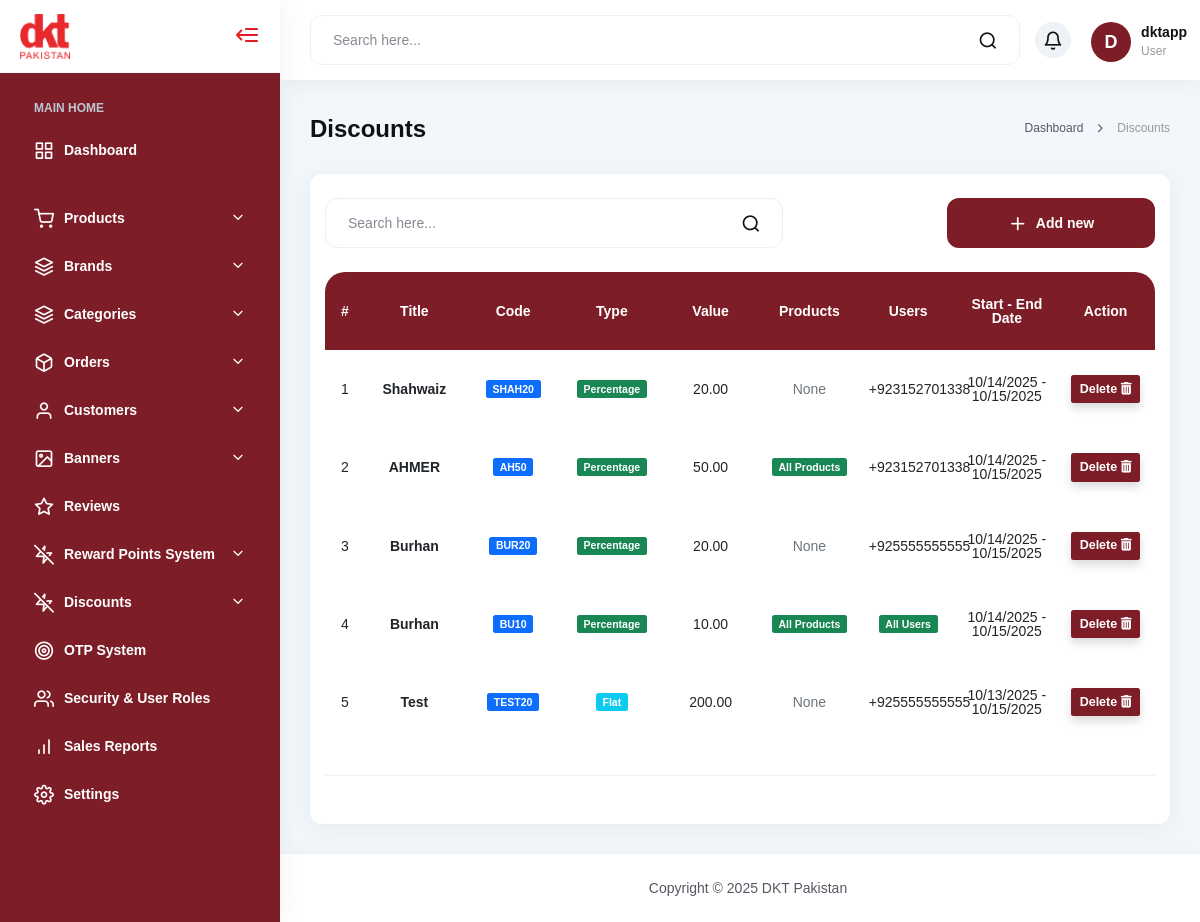
The page /discounts/ (signed in) on the database as committed earlier.
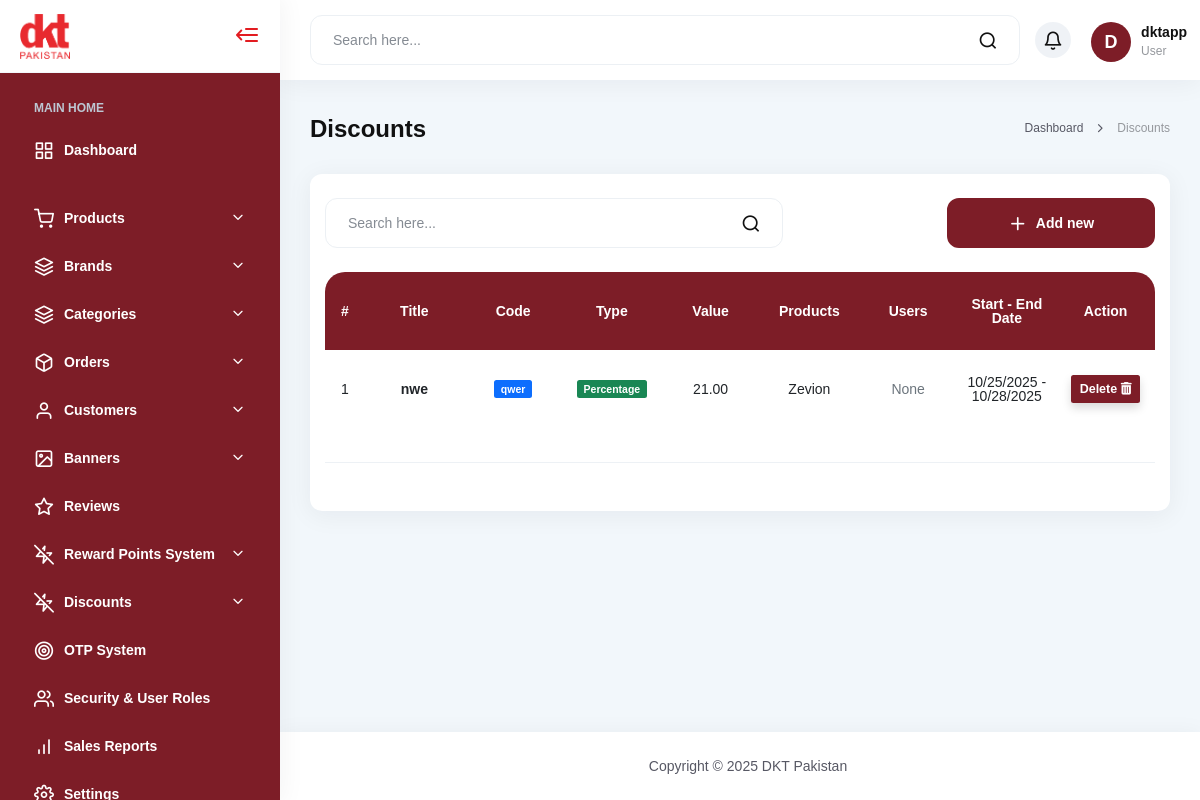
The same page on the database as committed later.
### app/models.py (models this page shows, shortened)
class Discount(models.Model):
    PERCENTAGE = 'percentage'
    FIXED = 'fixed'
    DISCOUNT_TYPE_CHOICES = [
        (PERCENTAGE, 'Percentage'),
        (FIXED, 'Fixed Amount'),
    ]
    title = models.CharField(max_length=50)
    code = models.CharField(max_length=50, unique=True)
    discount_type = models.CharField(max_length=20, choices=DISCOUNT_TYPE_CHOICES)
    value = models.DecimalField(max_digits=10, decimal_places=2)
    active = models.BooleanField(default=True)
    start_date = models.DateTimeField()
    end_date = models.DateTimeField()
    products = models.ManyToManyField(Product, blank=True)
    users = models.ManyToManyField(AppUser, blank=True)
    apply_all_products = models.BooleanField(default=False)
    apply_all_users = models.BooleanField(default=False)
    max_uses = models.PositiveIntegerField(null=True, blank=True)
    used_count = models.PositiveIntegerField(default=0)

class AppUser(models.Model):
    number = models.CharField(max_length=20, unique=True)
    name = models.CharField(max_length=100, blank=True, null=True)
    email = models.EmailField(max_length=254,unique=True, null=True, blank=True, validators=[validate_email], db_index=True)
    image = models.ImageField(upload_to="users/", blank=True, null=True)
    is_active = models.BooleanField(default=True)
    password_hash = models.CharField(max_length=255)
    api_token = models.CharField(max_length=128, blank=True, null=True)
    otp = models.CharField(max_length=6, blank=True, null=True)
    otp_created_at = models.DateTimeField(blank=True, null=True)
    is_verified = models.BooleanField(default=False)
    created_at = models.DateTimeField(default=timezone.now)
    created_at = models.DateTimeField(default=timezone.now)
    def __str__(self):
        return self.number

class Product(models.Model):
    STOCK_CHOICES = [
        ('instock', 'In Stock'),
        ('outofstock', 'Out of Stock'),
    ]
    PRODUCT_TYPE_CHOICES = [
        ('simple', 'Simple'),
        ('variable', 'Variable'),
    ]
    name = models.CharField(max_length=255)
    slug = models.SlugField(unique=True)
    category = models.ForeignKey(Category, on_delete=models.CASCADE, related_name="products")
    brand = models.ForeignKey(Brand, on_delete=models.SET_NULL, null=True, blank=True, related_name="products")
    short_description = models.TextField(max_length=300)
    description = models.TextField(blank=True, null=True)
    image = models.ImageField(upload_to="products/main/", null=True, blank=True)
    regular_price = models.DecimalField(max_digits=10, decimal_places=2, null=True, blank=True)
    sale_price = models.DecimalField(max_digits=10, decimal_places=2, null=True, blank=True)
    SKU = models.CharField(max_length=100, unique=True, null=True, blank=True)
    quantity = models.PositiveIntegerField(default=0, null=True, blank=True)
    stock_status = models.CharField(max_length=20, choices=STOCK_CHOICES, default="instock")
    points = models.PositiveIntegerField(default=0, null=True, blank=True)
    product_type = models.CharField(max_length=20, choices=PRODUCT_TYPE_CHOICES, default="simple")
    cost_price = models.DecimalField(max_digits=10, decimal_places=2, null=True, blank=True)
    created_at = models.DateTimeField(auto_now_add=True)
    updated_at = models.DateTimeField(auto_now=True)
    def __str__(self):
        return self.name

### app/views.py (the view)
# urls.py: path('discounts/', views.discount, name="discount"),
@login_required(login_url='login')
def discount(request):
    discounts = Discount.objects.all()
    return render(request, "pages/coupons.html", {"discounts": discounts})

### app/templates/pages/coupons.html (shortened to what the changed rows need)
{% extends 'dashboard.html' %}
{% load static %}
{% block content %}
  <div class="main-content-inner">
                            <div class="main-content-wrap">
                                <div class="wg-box">
                                    <div class="table-responsive card-body p-0">
                                        <table id="myDataTable" class="table table-hover no-border align-middle">
                                            <thead class="table-head text-white text-center">
                                                <tr>
                                                    <th class="id-col text-center align-middle p-0">#</th>
                                                    <th class="text-center">Title</th>
                                                    <th class="text-center">Code</th>
                                                    <th class="text-center">Type</th>
                                                    <th class="text-center">Value</th>
                                                    <th class="text-center">Products</th>
                                                    <th class="text-center">Users</th>
                                                    <th class="text-center">Start - End Date</th>
                                                    <th class="text-center">Action</th>
                                                </tr>
                                            </thead>
                                            <tbody id="discount-table-body">
                                                {% for discount in discounts %}
                                                <tr>
                                                    <td class="text-center">{{ forloop.counter }}</td>
                                                    <td class="text-center fw-semibold">{{ discount.title }}</td>
                                                    <td class="text-center">
                                                        <span class="badge bg-primary">{{ discount.code }}</span>
                                                    </td>
                                                    <td class="text-center">
                                                        {% if discount.discount_type == 'percentage' %}
                                                            <span class="badge bg-success">Percentage</span>
                                                        {% else %}
                                                            <span class="badge bg-info">Flat</span>
                                                        {% endif %}
                                                    </td>
                                                    <td class="text-center">{{ discount.value }}</td>
                                                    <td class="text-center">
                                                        {% if discount.apply_all_products %}
                                                            <span class="badge bg-success">All Products</span>
                                                        {% elif discount.products.all %}
                                                            {{ discount.products.all|join:", " }}
                                                        {% else %}
                                                            <span class="text-muted">None</span>
                                                        {% endif %}
                                                    </td>
                                                    <td class="text-center">
                                                        {% if discount.apply_all_users %}
                                                            <span class="badge bg-success">All Users</span>
                                                        {% elif discount.users.all %}
                                                            {{ discount.users.all|join:", " }}
                                                        {% else %}
                                                            <span class="text-muted">None</span>
                                                        {% endif %}
                                                    </td>
                                                    <td class="text-center">
                                                        {% if discount.start_date or discount.end_date %}
                                                            {{ discount.start_date|date:"m/d/Y" }} - {{ discount.end_date|date:"m/d/Y" }}
                                                        {% else %}
                                                            <span class="text-muted">No Date Set</span>
                                                        {% endif %}
                                                    </td>
                                                    <td class="text-center">
                                                        <a href="{% url 'delete_discount' discount.pk %}" class="btn text-white fw-semibold bg-danger fs-5 shadow">
                                                            Delete <i class="fa-solid fa-trash-can"></i>
                                                        </a>
                                                    </td>
                                                </tr>
                                                {% empty %}
                                                <tr>
                                                    <td colspan="9" class="text-center">No Discounts found.</td>
                                                </tr>
                                                {% endfor %}
                                            </tbody>
                                        </table>
                                    </div>
                                </div>
                            </div>
                        </div>
{% endblock %}

Rows that differ between the two databases and show on the page:
removed Discount: title "Shahwaiz", code "SHAH20", discount_type "Percentage", value "20.00", apply_all_products "None", users.all "+923152701338", start_date "10/14/2025", end_date "10/15/2025"
removed Discount: title "AHMER", code "AH50", discount_type "Percentage", value "50.00", apply_all_products "All Products", users.all "+923152701338", start_date "10/14/2025", end_date "10/15/2025"
removed Discount: title "Burhan", code "BUR20", discount_type "Percentage", value "20.00", apply_all_products "None", users.all "+925555555555", start_date "10/14/2025", end_date "10/15/2025"
removed Discount: title "Burhan", code "BU10", discount_type "Percentage", value "10.00", apply_all_products "All Products", apply_all_users "All Users", start_date "10/14/2025", end_date "10/15/2025"
removed Discount: title "Test", code "TEST20", discount_type "Flat", value "200.00", apply_all_products "None", users.all "+925555555555", start_date "10/13/2025", end_date "10/15/2025"
added Discount: title "nwe", code "qwer", discount_type "Percentage", value "21.00", products.all "Zevion", apply_all_users "None", start_date "10/25/2025", end_date "10/28/2025"
